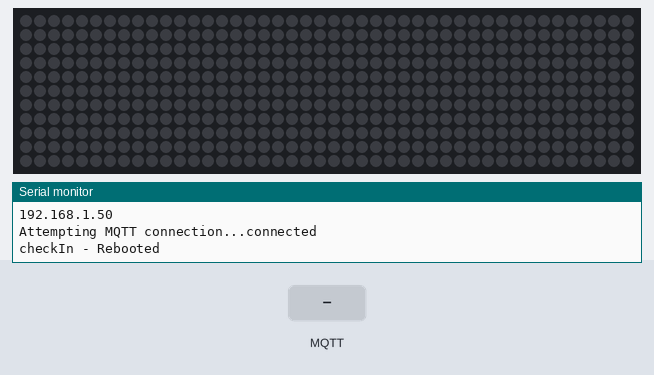
A sketch run on a simulated ESP8266 (NodeMCU). On the bench: 44×11 RGB LED matrix (first LED top left, wired row by row), the last lines printed to the serial monitor. Inputs (shaded band) come from the test bench. Dim RGB values are drawn brighter than linear; WiFi joins after 1.5 s; servers stay silent unless stated; no MQTT or app messages arrive unless stated.

Above: at 2.7 s.
2.8 s: MQTT message "5" arrives on the first subscribed topic
At 3.1 s:
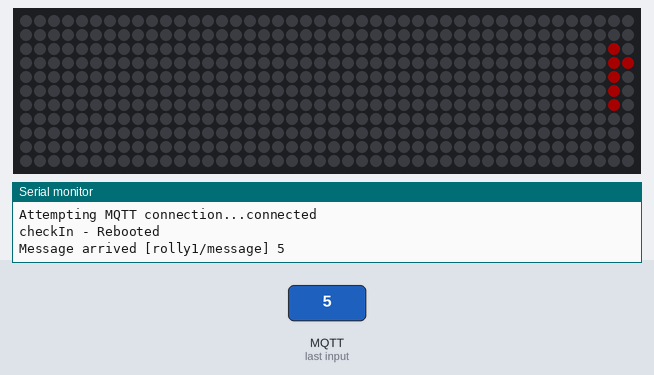
4.7 s: MQTT message "on" arrives on the first subscribed topic
6.2 s: MQTT message "off" arrives on the first subscribed topic
At 12.4 s:
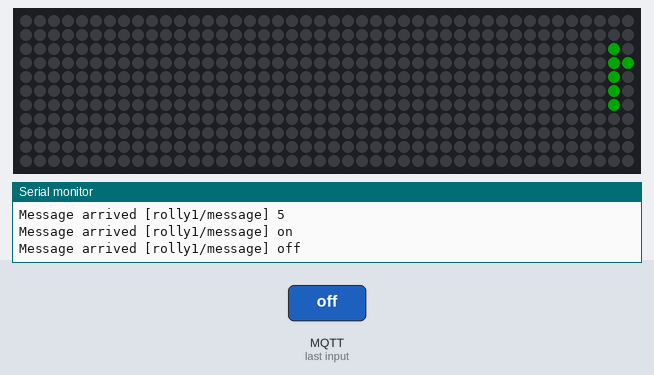

The sketch:

rolly.ino
```cpp
/******************  LIBRARY SECTION *************************************/

#include <Adafruit_GFX.h>
#include <FastLED.h>
#include <FastLED_NeoMatrix.h>
#include <SimpleTimer.h>          //https://github.com/thehookup/Simple-Timer-Library
#include <PubSubClient.h>         //https://github.com/knolleary/pubsubclient
#include <ESP8266WiFi.h>          //if you get an error here you need to install the ESP8266 board manager
#include <ESP8266mDNS.h>          //if you get an error here you need to install the ESP8266 board manager
#include <ArduinoOTA.h>           //ArduinoOTA is now included with the ArduinoIDE
#include <ArduinoJson.h>          //ArduinoJson

/*****************  START USER CONFIG SECTION *********************************/

#define USER_SSID                 "hahn-2g"
#define USER_PASSWORD             "11ab3f4ef3"
#define USER_MQTT_SERVER          "10.232.0.204"
#define USER_MQTT_PORT            1883
#define USER_MQTT_USERNAME        "mqtt"
#define USER_MQTT_PASSWORD        "mqtt"
#define USER_MQTT_CLIENT_NAME     "rolly1"           //used to define MQTT topics, MQTT Client ID, and ArduinoOTA
#define PIN 6                                        //pin where the led matrix is connected


/*****************  END USER CONFIG SECTION *********************************/

/***********************  WIFI AND MQTT SETUP *****************************/
/***********************  DON'T CHANGE THIS INFO *****************************/

const char* ssid = USER_SSID ;
const char* password = USER_PASSWORD ;
const char* mqtt_server = USER_MQTT_SERVER ;
const int mqtt_port = USER_MQTT_PORT ;
const char *mqtt_user = USER_MQTT_USERNAME ;
const char *mqtt_pass = USER_MQTT_PASSWORD ;
const char *mqtt_client_name = USER_MQTT_CLIENT_NAME ;

/*****************  DEFINE JSON SIZE *************************************/

const int capacity = JSON_OBJECT_SIZE(3) + 2 * JSON_OBJECT_SIZE(1);
StaticJsonDocument<capacity> doc;

// Define the Matrix details
#define mw 44
#define mh 11
#define NUMMATRIX (mw*mh)

CRGB matrixleds[NUMMATRIX];

FastLED_NeoMatrix *matrix = new FastLED_NeoMatrix(matrixleds, 44, 11,
  NEO_MATRIX_TOP     + NEO_MATRIX_LEFT +
    NEO_MATRIX_ROWS + NEO_MATRIX_ZIGZAG +
    NEO_TILE_TOP + NEO_TILE_RIGHT +  NEO_TILE_ZIGZAG);


const uint16_t colors[] = {
  matrix->Color(255, 0, 0), matrix->Color(0, 255, 0), matrix->Color(0, 0, 255) };

/*****************  DECLARATIONS  ****************************************/
WiFiClient espClient;
PubSubClient client(espClient);
SimpleTimer timer;


/*****************  GENERAL VARIABLES  *************************************/

bool boot = true;
char charPayload[50];
int x    = mw;
int pass = 0;
String currentMessage;
String currentCommand;

void setup_wifi()
{
  // We start by connecting to a WiFi network
  Serial.println();
  Serial.print("Connecting to ");
  Serial.println(ssid);

  WiFi.hostname(USER_MQTT_CLIENT_NAME);
  WiFi.begin(ssid, password);

  while (WiFi.status() != WL_CONNECTED) {
    delay(500);
    Serial.print(".");
  }

  Serial.println("");
  Serial.println("WiFi connected");
  Serial.println("IP address: ");
  Serial.println(WiFi.localIP());
}

void reconnect()
{
  // Loop until we're reconnected
  int retries = 0;
  while (!client.connected()) {
    if(retries < 150)
    {
        Serial.print("Attempting MQTT connection...");
      // Attempt to connect
      if (client.connect(mqtt_client_name, mqtt_user, mqtt_pass))
      {
        Serial.println("connected");
        // Once connected, publish an announcement...
        if(boot == false)
        {
          client.publish(USER_MQTT_CLIENT_NAME"/checkIn","Reconnected");
          Serial.println("checkIn - Reconnected");
        }

        if(boot == true)
        {
          client.publish(USER_MQTT_CLIENT_NAME"/checkIn","Rebooted");
          Serial.println("checkIn - Rebooted");
          boot = false;
        }

        client.subscribe(USER_MQTT_CLIENT_NAME"/message");
        client.subscribe(USER_MQTT_CLIENT_NAME"/command");
      }
      else
      {
        Serial.print("failed, rc=");
        Serial.print(client.state());
        Serial.println(" try again in 5 seconds");
        retries++;
        // Wait 5 seconds before retrying
        delay(5000);
      }
    }
    else
    {
      ESP.restart();
    }
  }
}

/************************** MQTT CALLBACK ***********************/


void callback(char* topic, byte* payload, unsigned int length)
{
  Serial.print("Message arrived [");
  String newTopic = topic;
  Serial.print(topic);
  Serial.print("] ");
  payload[length] = '\0';
  String newPayload = String((char *)payload);
  int intPayload = newPayload.toInt();
  Serial.println(newPayload);
  Serial.println();
  String stateMessage;

  newPayload.toCharArray(charPayload, newPayload.length() + 1);

  if (newTopic == USER_MQTT_CLIENT_NAME"/command")
  {

    client.publish(USER_MQTT_CLIENT_NAME"/status", charPayload);
  }
  if (newTopic == USER_MQTT_CLIENT_NAME"/message")
  {
    DeserializationError err = deserializeJson(doc, payload);

    if (err)
    {
      stateMessage = "Deserialization Error: " + String((char *)err.c_str());
      stateMessage.toCharArray(charPayload, stateMessage.length() + 1);
      client.publish(USER_MQTT_CLIENT_NAME"/status", charPayload);
    } else {
      String newPayloadMessage = doc["Message"];
      currentMessage = newPayloadMessage;
      matrix->setCursor(x, 0);
      matrix->print(newPayloadMessage);
    }
  }
}


void setup()
{
  Serial.begin(115200);
  WiFi.setSleepMode(WIFI_NONE_SLEEP);
  WiFi.mode(WIFI_STA);
  setup_wifi();
  client.setServer(mqtt_server, mqtt_port);
  client.setCallback(callback);
  ArduinoOTA.setHostname(USER_MQTT_CLIENT_NAME);
  ArduinoOTA.begin();
  timer.setInterval(10000);
  FastLED.addLeds<NEOPIXEL,PIN>(matrixleds, NUMMATRIX);
  //FastLED.addLeds<WS2811_PORTA,6>(matrixleds, NUMMATRIX/3).setCorrection(TypicalLEDStrip);
  matrix->begin();
  matrix->setTextWrap(false);
  matrix->setBrightness(40);
  matrix->setTextColor(colors[0]);
}

void loop()
{
  if (!client.connected())
  {
    reconnect();
  }
  client.loop();
  ArduinoOTA.handle();
  //timer.run();

  if(boot == false)
  {
    matrix->fillScreen(0);
    if (currentMessage != NULL)
    {
      matrix->setCursor(x, 0);
      matrix->print(currentMessage);
      if(--x < -36) {
        x = matrix->width();
        if(++pass >= 3) pass = 0;
        matrix->setTextColor(colors[pass]);
      }
    }
    matrix->show();

    if (timer.isReady())
    {
      String stateMessage = "Alive";
      stateMessage.toCharArray(charPayload, stateMessage.length() + 1);
      client.publish(USER_MQTT_CLIENT_NAME"/state", charPayload);


      stateMessage = WiFi.localIP().toString();
      stateMessage.toCharArray(charPayload, stateMessage.length() + 1);
      client.publish(USER_MQTT_CLIENT_NAME"/ipaddress", charPayload);

      timer.reset();
    }

    delay(100);
  }
}
```

Measured:
- after the input at 2.8 s, the LEDs: first change after 0.15 s (image 1 shows a later state)
